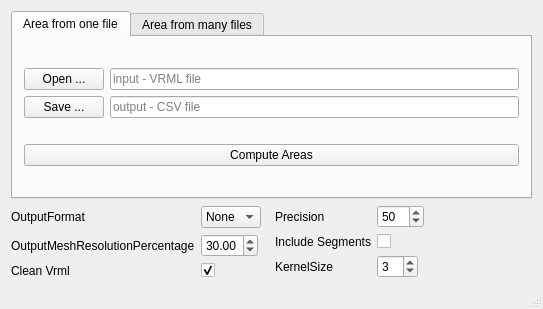
<?xml version="1.0" encoding="UTF-8"?>
<ui version="4.0">
 <class>MainWindow</class>
 <widget class="QMainWindow" name="MainWindow">
  <property name="geometry">
   <rect>
    <x>0</x>
    <y>0</y>
    <width>543</width>
    <height>309</height>
   </rect>
  </property>
  <property name="sizePolicy">
   <sizepolicy hsizetype="Preferred" vsizetype="Maximum">
    <horstretch>0</horstretch>
    <verstretch>0</verstretch>
   </sizepolicy>
  </property>
  <property name="minimumSize">
   <size>
    <width>0</width>
    <height>0</height>
   </size>
  </property>
  <property name="windowTitle">
   <string>AreasCBB</string>
  </property>
  <widget class="QWidget" name="centralWidget">
   <layout class="QVBoxLayout" name="verticalLayout">
    <property name="bottomMargin">
     <number>9</number>
    </property>
    <item>
     <widget class="QTabWidget" name="tabWidget">
      <property name="currentIndex">
       <number>0</number>
      </property>
      <widget class="QWidget" name="one_vrml_tab">
       <attribute name="title">
        <string>Area from one file</string>
       </attribute>
       <layout class="QVBoxLayout" name="verticalLayout_2">
        <item>
         <layout class="QGridLayout" name="gridLayout">
          <item row="0" column="0">
           <widget class="QPushButton" name="one_vrml_button">
            <property name="sizePolicy">
             <sizepolicy hsizetype="Minimum" vsizetype="Preferred">
              <horstretch>0</horstretch>
              <verstretch>0</verstretch>
             </sizepolicy>
            </property>
            <property name="text">
             <string>Open ...</string>
            </property>
            <property name="icon">
             <iconset theme="document-open">
              <normaloff>../trabajo/Mesh Reconstruct data/MeshReconstruct/src</normaloff>../trabajo/Mesh Reconstruct data/MeshReconstruct/src</iconset>
            </property>
           </widget>
          </item>
          <item row="0" column="1">
           <widget class="QLineEdit" name="one_vrml_input">
            <property name="placeholderText">
             <string>input - VRML file</string>
            </property>
           </widget>
          </item>
          <item row="1" column="0">
           <widget class="QPushButton" name="one_vrml_csv_button">
            <property name="text">
             <string>Save ...</string>
            </property>
            <property name="icon">
             <iconset theme="document-save">
              <normaloff>../trabajo/Mesh Reconstruct data/MeshReconstruct/src</normaloff>../trabajo/Mesh Reconstruct data/MeshReconstruct/src</iconset>
            </property>
           </widget>
          </item>
          <item row="1" column="1">
           <widget class="QLineEdit" name="one_vrml_csv_input">
            <property name="placeholderText">
             <string>output - CSV file </string>
            </property>
           </widget>
          </item>
         </layout>
        </item>
        <item>
         <widget class="QPushButton" name="one_vrml_run_button">
          <property name="text">
           <string>Compute Areas</string>
          </property>
          <property name="icon">
           <iconset theme="media-playback-start">
            <normaloff>../trabajo/Mesh Reconstruct data/MeshReconstruct/src</normaloff>../trabajo/Mesh Reconstruct data/MeshReconstruct/src</iconset>
          </property>
         </widget>
        </item>
       </layout>
      </widget>
      <widget class="QWidget" name="many_vrml_tab">
       <attribute name="title">
        <string>Area from many files</string>
       </attribute>
       <layout class="QVBoxLayout" name="verticalLayout_3">
        <item>
         <layout class="QGridLayout" name="gridLayout_2">
          <item row="0" column="1">
           <widget class="QLineEdit" name="many_vrml_input">
            <property name="placeholderText">
             <string>Folder with many VRMLs</string>
            </property>
           </widget>
          </item>
          <item row="2" column="1">
           <widget class="QLineEdit" name="many_vrml_csv_input">
            <property name="placeholderText">
             <string>Folder to save many CSVs </string>
            </property>
           </widget>
          </item>
          <item row="0" column="0">
           <widget class="QPushButton" name="many_vrml_button">
            <property name="text">
             <string>Open Folder...</string>
            </property>
            <property name="icon">
             <iconset theme="document-open">
              <normaloff>../trabajo/Mesh Reconstruct data/MeshReconstruct/src</normaloff>../trabajo/Mesh Reconstruct data/MeshReconstruct/src</iconset>
            </property>
           </widget>
          </item>
          <item row="2" column="0">
           <widget class="QPushButton" name="many_vrml_csv_button">
            <property name="text">
             <string>Save Folder...</string>
            </property>
            <property name="icon">
             <iconset theme="document-save">
              <normaloff>../trabajo/Mesh Reconstruct data/MeshReconstruct/src</normaloff>../trabajo/Mesh Reconstruct data/MeshReconstruct/src</iconset>
            </property>
           </widget>
          </item>
         </layout>
        </item>
        <item>
         <widget class="QPushButton" name="many_vrml_run_button">
          <property name="text">
           <string>Compute Areas</string>
          </property>
          <property name="icon">
           <iconset theme="media-playback-start">
            <normaloff>../trabajo/Mesh Reconstruct data/MeshReconstruct/src</normaloff>../trabajo/Mesh Reconstruct data/MeshReconstruct/src</iconset>
          </property>
         </widget>
        </item>
       </layout>
      </widget>
     </widget>
    </item>
    <item>
     <layout class="QHBoxLayout" name="horizontalLayout_2">
      <property name="rightMargin">
       <number>0</number>
      </property>
      <property name="bottomMargin">
       <number>0</number>
      </property>
      <item>
       <layout class="QFormLayout" name="formLayout">
        <property name="fieldGrowthPolicy">
         <enum>QFormLayout::AllNonFixedFieldsGrow</enum>
        </property>
        <property name="formAlignment">
         <set>Qt::AlignLeading|Qt::AlignLeft|Qt::AlignVCenter</set>
        </property>
        <property name="topMargin">
         <number>0</number>
        </property>
        <property name="bottomMargin">
         <number>0</number>
        </property>
        <item row="0" column="0">
         <widget class="QLabel" name="outputFormatLabel">
          <property name="text">
           <string>OutputFormat</string>
          </property>
         </widget>
        </item>
        <item row="0" column="1">
         <widget class="QComboBox" name="outputFormatComboBox">
          <property name="sizePolicy">
           <sizepolicy hsizetype="Maximum" vsizetype="Fixed">
            <horstretch>0</horstretch>
            <verstretch>0</verstretch>
           </sizepolicy>
          </property>
          <item>
           <property name="text">
            <string>None</string>
           </property>
          </item>
          <item>
           <property name="text">
            <string>Obj</string>
           </property>
          </item>
          <item>
           <property name="text">
            <string>Stl</string>
           </property>
          </item>
          <item>
           <property name="text">
            <string>Vrml</string>
           </property>
          </item>
         </widget>
        </item>
        <item row="1" column="0">
         <widget class="QLabel" name="exportResolutionLabel">
          <property name="text">
           <string>OutputMeshResolutionPercentage</string>
          </property>
         </widget>
        </item>
        <item row="1" column="1">
         <widget class="QDoubleSpinBox" name="exportReductionDoubleSpinBox">
          <property name="sizePolicy">
           <sizepolicy hsizetype="Maximum" vsizetype="Fixed">
            <horstretch>0</horstretch>
            <verstretch>0</verstretch>
           </sizepolicy>
          </property>
          <property name="minimum">
           <double>10.000000000000000</double>
          </property>
          <property name="value">
           <double>30.000000000000000</double>
          </property>
         </widget>
        </item>
        <item row="2" column="0">
         <widget class="QLabel" name="cleanVrmlLabel">
          <property name="text">
           <string>Clean Vrml</string>
          </property>
         </widget>
        </item>
        <item row="2" column="1">
         <widget class="QCheckBox" name="cleanVrmlCheckBox">
          <property name="enabled">
           <bool>true</bool>
          </property>
          <property name="checked">
           <bool>true</bool>
          </property>
         </widget>
        </item>
       </layout>
      </item>
      <item>
       <layout class="QFormLayout" name="formLayout_2">
        <item row="0" column="0">
         <widget class="QLabel" name="precisionLabel">
          <property name="text">
           <string>Precision</string>
          </property>
         </widget>
        </item>
        <item row="0" column="1">
         <widget class="QSpinBox" name="precisionSpinBox">
          <property name="sizePolicy">
           <sizepolicy hsizetype="Maximum" vsizetype="Fixed">
            <horstretch>0</horstretch>
            <verstretch>0</verstretch>
           </sizepolicy>
          </property>
          <property name="minimum">
           <number>1</number>
          </property>
          <property name="maximum">
           <number>200</number>
          </property>
          <property name="value">
           <number>50</number>
          </property>
         </widget>
        </item>
        <item row="1" column="0">
         <widget class="QLabel" name="includeSegmentsLabel">
          <property name="text">
           <string>Include Segments</string>
          </property>
         </widget>
        </item>
        <item row="1" column="1">
         <widget class="QCheckBox" name="includeSegmentsCheckBox"/>
        </item>
        <item row="2" column="0">
         <widget class="QLabel" name="kernelSizeLabel">
          <property name="text">
           <string>KernelSize</string>
          </property>
         </widget>
        </item>
        <item row="2" column="1">
         <widget class="QSpinBox" name="kernelSizeSpinBox">
          <property name="sizePolicy">
           <sizepolicy hsizetype="Maximum" vsizetype="Fixed">
            <horstretch>0</horstretch>
            <verstretch>0</verstretch>
           </sizepolicy>
          </property>
          <property name="value">
           <number>3</number>
          </property>
         </widget>
        </item>
       </layout>
      </item>
     </layout>
    </item>
   </layout>
  </widget>
  <widget class="QStatusBar" name="statusBar"/>
  <widget class="QMenuBar" name="menuBar">
   <property name="geometry">
    <rect>
     <x>0</x>
     <y>0</y>
     <width>543</width>
     <height>21</height>
    </rect>
   </property>
  </widget>
  <action name="action_Quit">
   <property name="text">
    <string>&amp;Quit</string>
   </property>
  </action>
 </widget>
 <layoutdefault spacing="6" margin="11"/>
 <resources/>
 <connections/>
</ui>
